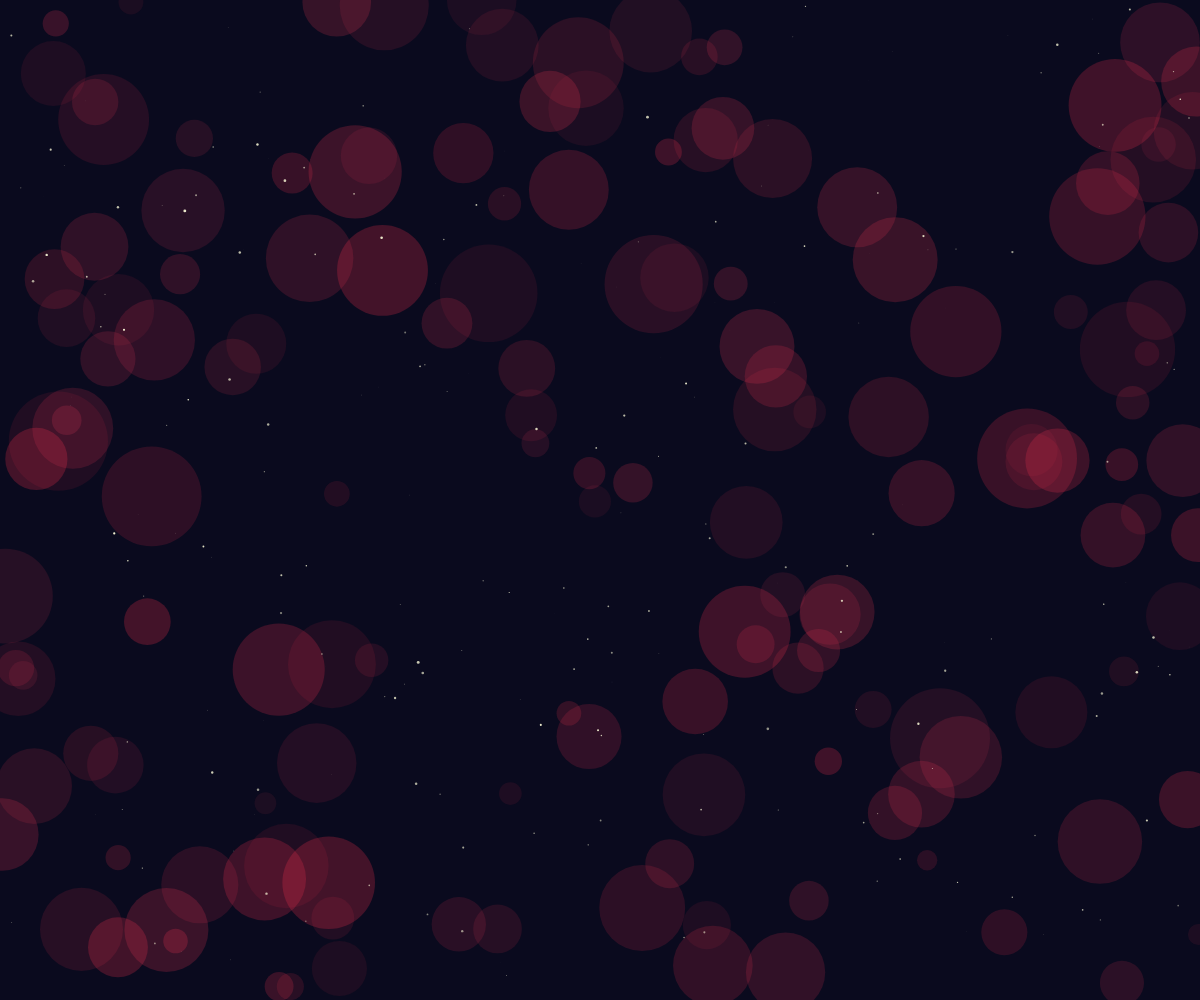
Frame 1 (no input)
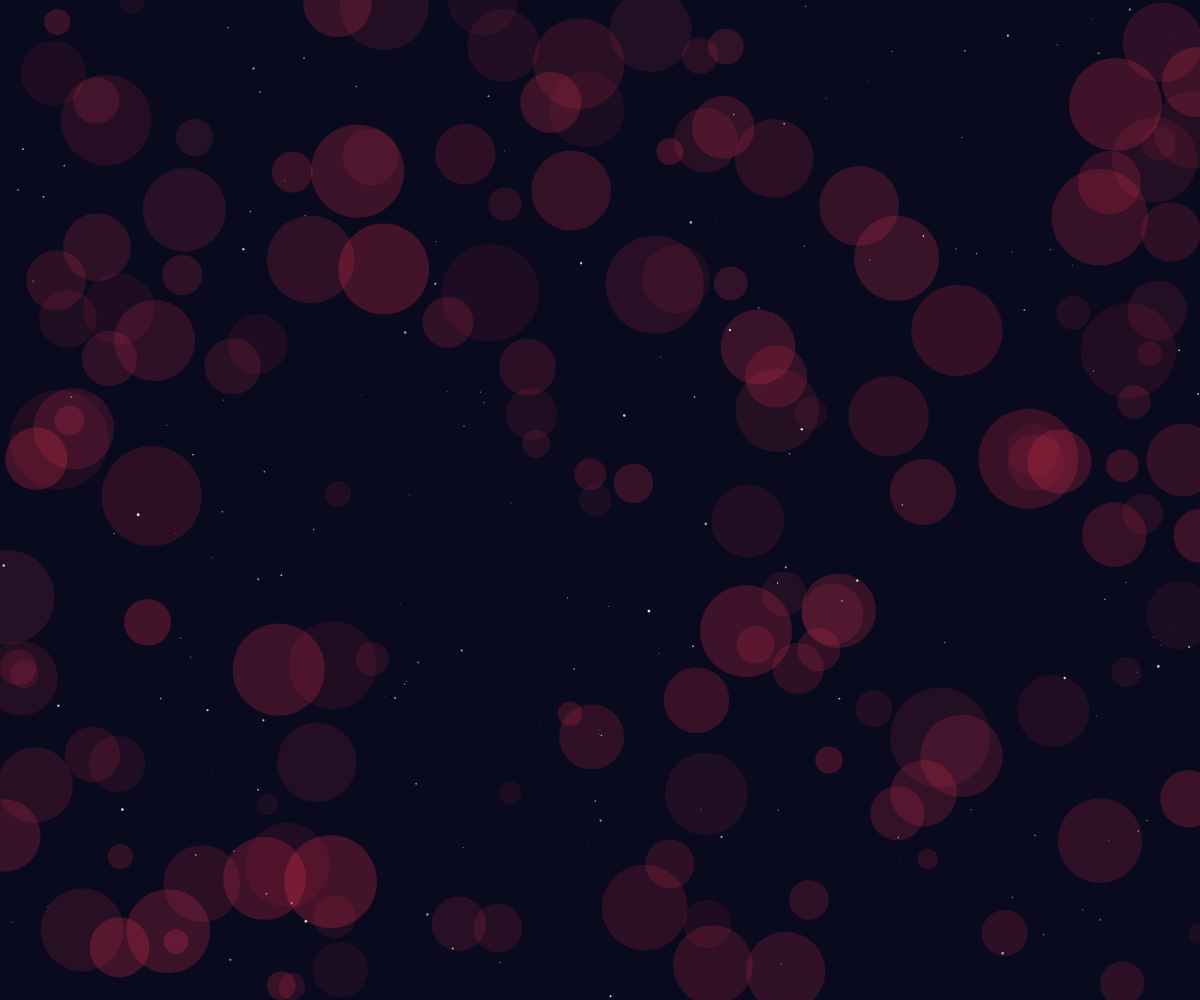
Frame 60 (no input)
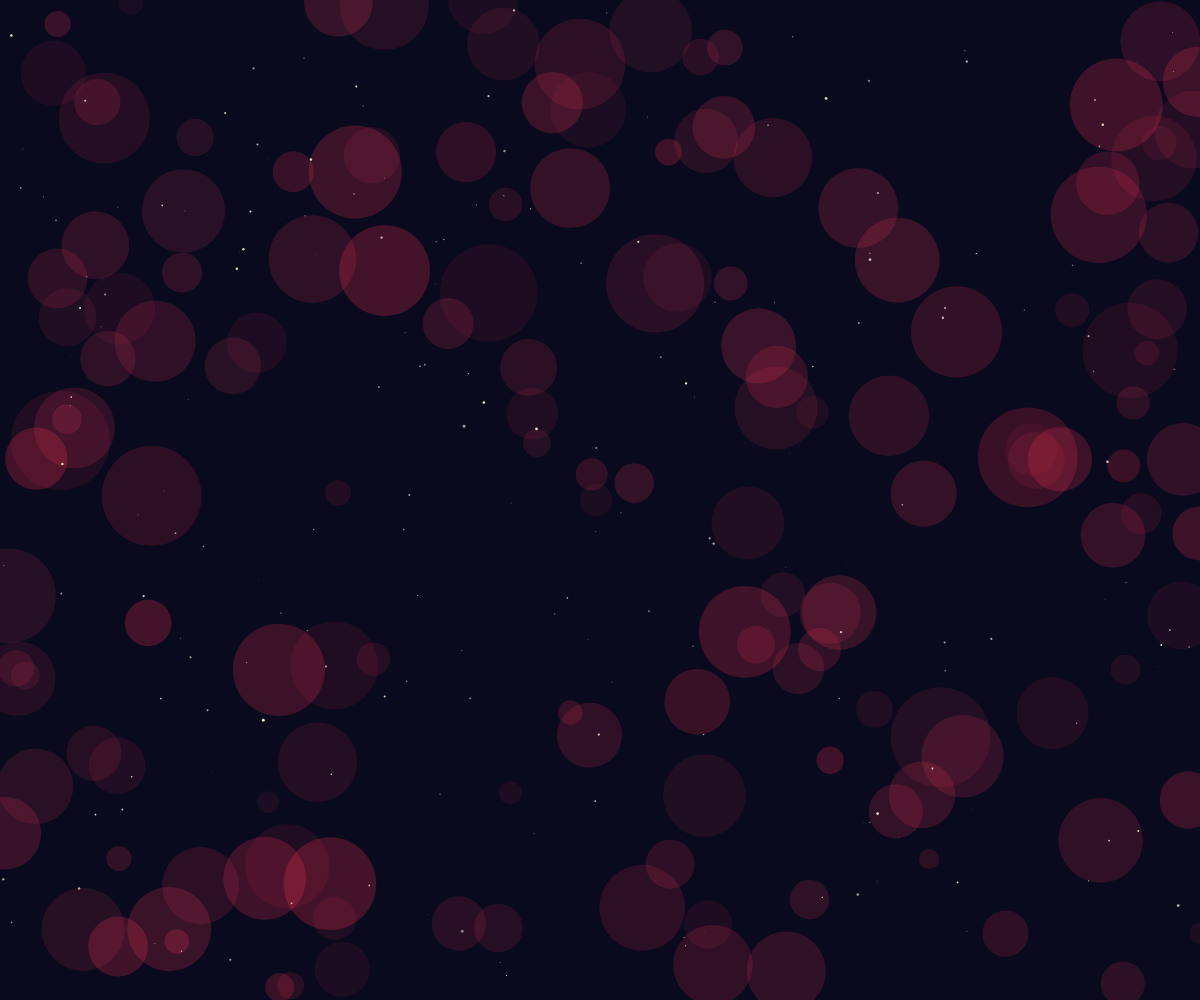
Frame 120 (the mouse pressed at the canvas centre since frame 60)

The p5.js sketch that drew these frames (run headless with seeded random() and noise() and a simulated clock; from frame 60 on, the mouse is pressed at the canvas centre):

// p5.js sketch
// ── sketch.js
let circles = [];
let stars = [];

function setup() {
  createCanvas(windowWidth, windowHeight);
  noStroke();
  
  // Create tidal circles
  for (let i = 0; i < 150; i++) {
    circles.push({
      x: random(width),
      y: random(height),
      radius: random(20, 100),
      speed: random(0.1, 0.3),
      alpha: random(20, 60),
      hue: random(200, 260)
    });
  }
  
  // Create stars
  for (let i = 0; i < 300; i++) {
    stars.push({
      x: random(width),
      y: random(height),
      size: random(1, 3),
      speed: random(0.01, 0.03),
      brightness: random(150, 255),
      pulseSpeed: random(0.02, 0.05),
      pulsePhase: random(TWO_PI)
    });
  }
}

function draw() {
  background(10, 10, 30);
  
  // Update and display circles
  for (let circle of circles) {
    circle.x += sin(frameCount * circle.speed) * 0.2;
    circle.y += cos(frameCount * circle.speed) * 0.2;
    
    fill(circle.hue, 50, 80, circle.alpha);
    ellipse(circle.x, circle.y, circle.radius);
  }
  
  // Update and display stars
  for (let star of stars) {
    let pulse = sin(frameCount * star.pulseSpeed + star.pulsePhase) * 0.5 + 0.5;
    let size = star.size * pulse;
    
    fill(255, 255, 220, star.brightness * pulse);
    noStroke();
    ellipse(star.x, star.y, size);
  }
}

function windowResized() {
  resizeCanvas(windowWidth, windowHeight);
}
